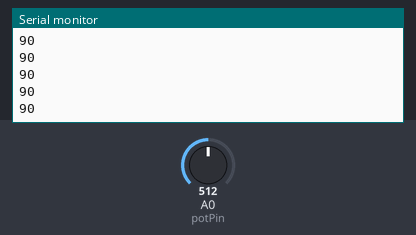
Simulated run of this sketch. Board: Arduino Uno, built with avr-gcc and run on an emulated ATmega328P. Shown: the last lines printed to the serial monitor. Inputs (shaded band) come from the test bench; at power-on: A0 (potPin) = 512.

Above: at 1.2 s.
1.3 s: A0 (potPin) set to 716
At 1.37 s:
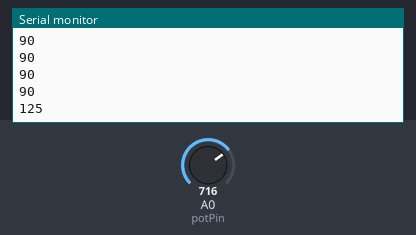
2.8 s: A0 (potPin) set to 900
At 2.85 s:
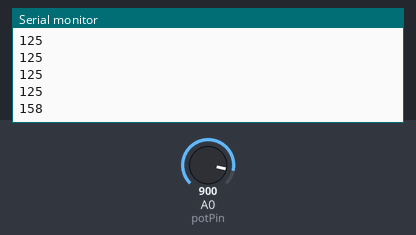
Timing chart, 0 to 5.8 s (numbered marks = the images above; inputs shaded):
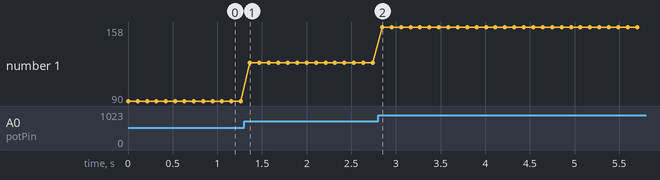

Measured:
- after the input at 1.3 s, the serial monitor: prints a new line after 0.07 s (image 1)
- after the input at 2.8 s, the serial monitor: prints a new line after 0.05 s (image 2)
- plotted number 1: 90 → 125 after the input at 1.3 s, 125 → 158 after the input at 2.8 s

The sketch:

sender_uno.ino
```cpp
#include <SoftwareSerial.h>//Yazilimsal UART

SoftwareSerial lora(2,3); //RX,TX

const int potPin = A0; //Potansiyometre Pini

void setup() {
  Serial.begin(9600);
  lora.begin(9600);
}

void loop() {
  int potValue = analogRead(potPin); // 0–1023
  int angle = map(potValue, 0, 1023, 0, 180); //Aciyi oranla

  lora.println(angle);   //Servo acisini gonder
  Serial.println(angle); //Aciyi monitorde goster

  delay(100);//100 ms bekleme
}
```
